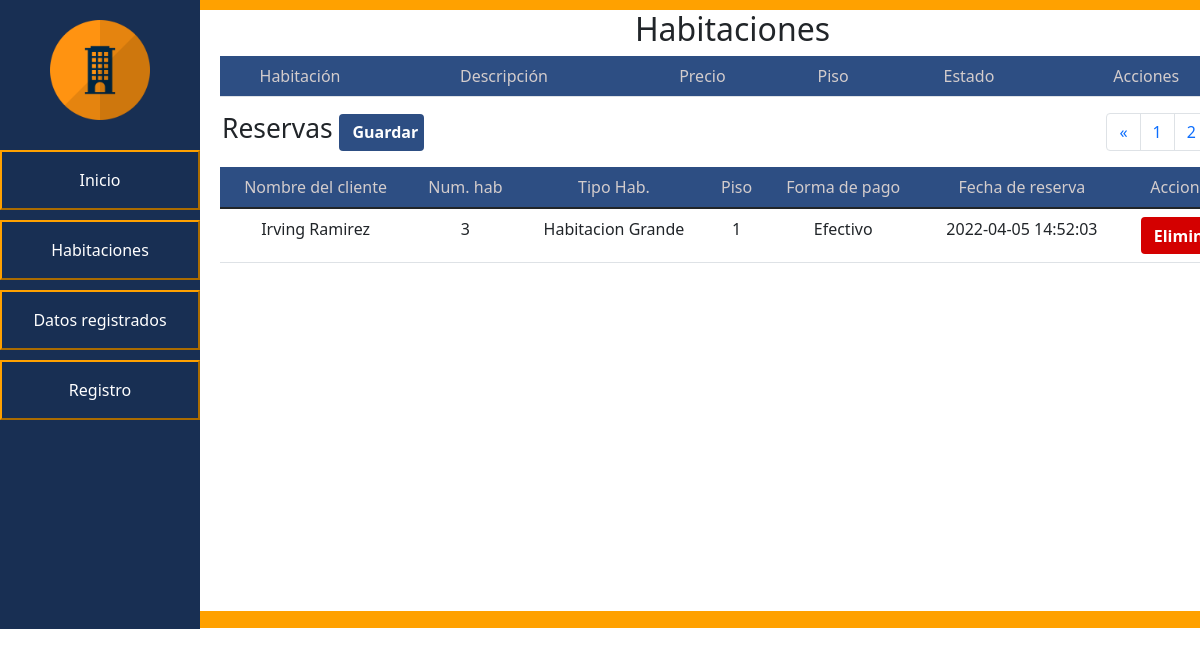
The app's page /PHP/registro.php?pagina=3 with its own data.
### tables this page shows
CREATE TABLE `reservas` (
  `idReserva` int(11) NOT NULL,
  `clientes_idClientes` int(11) NOT NULL,
  `habitacion_idHabitacion` int(11) NOT NULL,
  `formaPago_idPago` int(11) NOT NULL,
  `FechadeAlta` datetime NOT NULL
);

CREATE TABLE `clientes` (
  `idClientes` int(11) NOT NULL,
  `Nombre` varchar(45) NOT NULL,
  `Apellidos` varchar(45) NOT NULL,
  `Telefono` varchar(20) NOT NULL,
  `Identificacion` varchar(45) NOT NULL,
  `Correo` varchar(50) NOT NULL,
  `Fechadeingreso` datetime NOT NULL
);

CREATE TABLE `habitacion` (
  `idHabitacion` int(11) NOT NULL,
  `NombreHab` varchar(45) NOT NULL,
  `Descripcion` varchar(50) NOT NULL,
  `Precio` int(10) NOT NULL,
  `Piso` int(10) NOT NULL,
  `Estado` varchar(20) NOT NULL
);

CREATE TABLE `formapago` (
  `idPago` int(11) NOT NULL,
  `NombrePago` varchar(20) NOT NULL,
  `credito_idTarjeta` int(11) DEFAULT NULL,
  `debito_idTarjeta` int(11) DEFAULT NULL,
  `efectivo_idEfectivo` int(11) DEFAULT NULL
);

### PHP/registro.php (the view, shortened to what this page needs)
<!DOCTYPE html>
<html>
<head>
    <link href="https://cdn.jsdelivr.net/npm/bootstrap@5.1.3/dist/css/bootstrap.min.css" rel="stylesheet">
    <link rel="stylesheet" type="text/css" href="../css/styles-registro.css">
</head>
<body>
	<div id="general">
		<div id="navegacion">
			<div id="navegacion-alineacion">
				<img src="..\img\img2.png" id="img1">
				<a href="index.php">
					<button class="animacion-btn" id="btn">Inicio</button>
				</a>
                <a href="habitaciones.php">
					<button class="animacion-btn" id="btn">Habitaciones</button>
				</a>
				<a href="datos-registrados.php">
					<button class="animacion-btn" id="btn">Datos registrados</button>
				</a>
                <a href="registro.php?pagina=1">
                    <button class="animacion-btn" id="btn" > Registro </button>
                </a>
			</div>
		</div>
		<div id="cuerpo">
			<div id="contenido-cuerpo">
                <h2 style="text-align: center;"> Habitaciones </h2>
                        <table class="table table-hover" id="alineacion-tabla">
                            <thead>
                            <tr class="tittletables">
                                <th class="tamañocelda" scope="col">Habitación</th>
                                <th scope="col">Descripción</th>
                                <th scope="col">Precio</th>
                                <th scope="col">Piso</th>
                                <th scope="col">Estado</th>
                                <th scope="col">Acciones</th>
                            </tr>
                            </thead>
                            <?php $cont = include ("conexion.php");
                            $consulta="SELECT * FROM habitacion";
                            $resultado = mysqli_query($enlace,$consulta);
                            $articulos_totales=mysqli_num_rows($resultado);
                            $paginas=$articulos_totales/3;
                            $paginas=ceil($paginas);
                            ?>
                        </table>
                        <nav class="alineacion" aria-label="Page navigation example">
                            <ul class="pagination" >
                                <li class="page-item <?php echo $_GET['pagina']<= 1 ? 'disabled':'' ?>">
                                    <a class="page-link"
                                       href="registro.php?pagina=<?php echo $_GET['pagina']-1 ?>" aria-label="Previous">
                                        <span aria-hidden="true">&laquo;</span>
                                    </a>
                                </li>
                                <?php for($i=0;$i<$paginas;$i++): ?>
                                <li class="page-item <?php echo $_GET['pagina']==$i+1 ?'active': '' ?>">
                                    <a class="page-link" href="registro.php?pagina=<?php echo $i+1 ?>">
                                        <?php echo $i+1 ?>
                                    </a>
                                </li>
                                <?php endfor; ?>
                            </ul>
                        </nav>
                <h1 class="TituluReserva" style="margin-left: 22px;"> Reservas
                    <button type="button" class="ButtonSave" data-bs-toggle="modal" data-bs-target="#modalsave">
                        Guardar
                    </button>
                </h1>
                <table class="table table-hover" id="alineacion-tabla">
                    <thead>
                    <tr class="tittletables">
                        <th scope="col">Nombre del cliente</th>
                        <th scope="col">Num. hab</th>
                        <th scope="col">Tipo Hab.</th>
                        <th scope="col">Piso</th>
                        <th scope="col">Forma de pago</th>
                        <th scope="col">Fecha de reserva</th>
                        <th scope="col">Acciones</th>
                    </tr>
                    </thead>
                    <?php
                    include ("conexion.php");
                    $ConsultaParaReservas = "SELECT
                                            clientes.Nombre,clientes.Apellidos,clientes.idClientes,
                                            habitacion.idHabitacion,habitacion.Piso,habitacion.NombreHab,
                                            formapago.NombrePago,formapago.idPago,
                                            reservas.FechadeAlta,reservas.idReserva
                                            FROM reservas
                                            INNER JOIN clientes ON clientes.idClientes = reservas.clientes_idClientes
                                            INNER JOIN habitacion ON reservas.habitacion_idHabitacion = habitacion.idHabitacion
                                            INNER JOIN formapago ON formapago.idPago = reservas.formapago_idPago";
                    $ResultadosParaReservas = mysqli_query($enlace,$ConsultaParaReservas);
                    while ($MostrarReservas = mysqli_fetch_assoc($ResultadosParaReservas)) {
                    ?>
                    <tbody>
                        <tr>
                            <td> <?php echo $MostrarReservas['Nombre']; ?> <?php echo $MostrarReservas['Apellidos']; ?> </td>
                            <td> <?php echo $MostrarReservas['idHabitacion']; ?>  </td>
                            <td> <?php echo $MostrarReservas['NombreHab']; ?> </td>
                            <td> <?php echo $MostrarReservas['Piso']; ?> </td>
                            <td> <?php echo $MostrarReservas['NombrePago']; ?> </td>
                            <td> <?php echo $MostrarReservas['FechadeAlta']; ?> </td>
                            <td>
                                <button type="button" class="buttondelete" data-bs-toggle="modal"
                                        data-bs-target="#deleteReserva<?php echo $MostrarReservas['idReserva']; ?>">
                                        Eliminar
                                </button>
                            </td>
                            <?php
                            include ("DeleteReservas.php");
                            ?>
                        </tr>
                    <?php
                    }
                    ?>
                    </tbody>
                </table>
            </div>
        </div>
</body>
</html>

### css/styles-registro.css (style rules this page uses)
body { margin: 0; }
#general { display: flex; }
#navegacion { float: left; background-color: #182F53; height: 629px; width: 200px }
#btn { background-color: #182F53; color: white; margin-top:10px; width: 200px; height: 60px; }
#navegacion-alineacion { margin-top: 20px; }
#img1 { height: 100px; margin-left: 50px; margin-bottom:20px; }
.animacion-btn { border-color: #FFA100; color: black; background-image: -webkit-linear-gradient(45deg, #FFA100 50%, transparent 50%); background-image: linear-gradient(45deg, #FFA100 50%, transparent 50%); background-position: 100%; background-size: 400%; -webkit-transition: background 300ms ease-in-out; transition: background 300ms ease-in-out; }
#cuerpo { background-color: #FFA100; height: 628px; width: 100%; overflow: scroll; }
#contenido-cuerpo { background-color: white; height: 601px; width: 1065px; margin: auto; margin-top: 10px; }
#alineacion-tabla { width: 1024px; margin-left: 20px; }
table,tr,th { text-align: center; font-weight: normal; }
.tittletables { background: #2d4e83; color: #d3cccc; margin-left: 29px; margin-right: 23px; }
.tamañocelda { width: 160px; }
.alineacion { float: right; margin-right: 23px; }
.buttondelete { width: 85px; height: 37px; color: #ffffff; font-weight: bold; display: inline-block; padding: 6px 12px; font-size: 16px; text-align: center; cursor: pointer; background-image: none; border: 1px solid transparent; border-radius: 4px; outline: 0; background-color: #D40000; align-content: center; }
tbody { border-top: 0px solid currentColor; }
.ButtonSave { width: 85px; height: 37px; color: #ffffff; font-weight: bold; display: inline-block; padding: 6px 12px; font-size: 16px; text-align: center; cursor: pointer; background-image: none; border: 1px solid transparent; border-radius: 4px; outline: 0; background-color: #2d4e83; align-content: center; }
.TituluReserva { font-size: 165%; }

### records on screen
reservas: clientes.Nombre "Irving", clientes.Apellidos "Ramirez", habitacion.idHabitacion "3", habitacion.NombreHab "Habitacion Grande", habitacion.Piso "1", formapago.NombrePago "Efectivo", FechadeAlta "2022-04-05 14:52:03"
